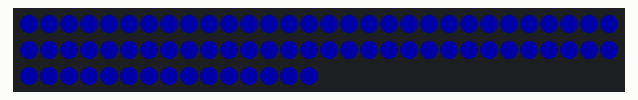
This sketch was run on a simulated Arduino Uno, built with avr-gcc and run on an emulated ATmega328P. On the bench: 75 RGB LEDs in strip order, left to right, continuing on the next row. Dim RGB values are drawn brighter than linear.

Above: at 0.1 s.

The sketch:

75xColorchord.ino
```cpp
#include "FastLED.h"

#define PIN 4
#define SIZE 75
#define BRIGHTNESS 80

CRGB leds[SIZE];
int i, j;

void setup() {
  FastLED.addLeds<WS2812B, PIN, GRB>(leds, SIZE);
  FastLED.setBrightness(BRIGHTNESS);
  for(int i=0;i<SIZE;i++){
      leds[i].r = 0;
      leds[i].g = 0;
      leds[i].b = 127;
  }
  FastLED.show();
  Serial.begin(115200);
  while(!Serial){}
}


void loop() {
   for( i = 0; i < SIZE; i++){
    for( j = 0; j < 3; j++){
      while(Serial.available() < 1){}
      leds[i][j] = Serial.read();
    }
  }
  FastLED.show();
}
```
